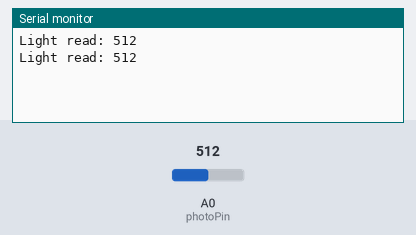
This sketch was run on a simulated Arduino Uno, built with avr-gcc and run on an emulated ATmega328P. Shown: the last lines printed to the serial monitor. The inputs (shaded band) are chosen by the test bench; at power-on: A0 (photoPin) = 512.

Above: at 1.8 s.
1.9 s: A0 (photoPin) set to 716
At 2.8 s:
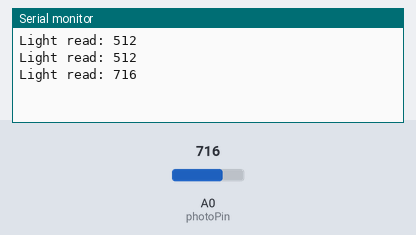
3.4 s: A0 (photoPin) set to 900
At 4.7 s:
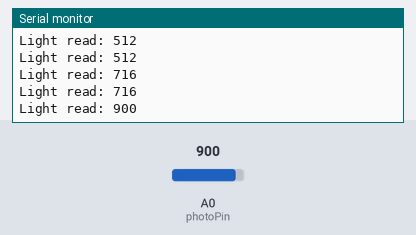
Timing chart, 0 to 6.4 s (numbered marks = the images above; inputs shaded):
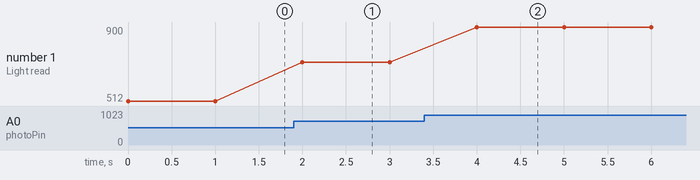

Measured:
- after the input at 1.9 s, the serial monitor: prints a new line after 0.10 s (image 1)
- after the input at 3.4 s, the serial monitor: prints a new line after 0.60 s (image 2)
- plotted number 1: 512 → 716 after the input at 1.9 s, 716 → 900 after the input at 3.4 s

The sketch:

laser.ino
```cpp
//int laserPin = 7; //digital
int photoPin = 0; //analog

void setup() {
  Serial.begin(9600);
  //pinMode(laserPin,OUTPUT);
  //pinMode(photoPin,INPUT);
}

void loop() {
  //digitalWrite(laserPin,HIGH);
  int lightVar = analogRead(photoPin);
  Serial.print("Light read: ");
  Serial.println(lightVar);
  delay(1000);
}
```
